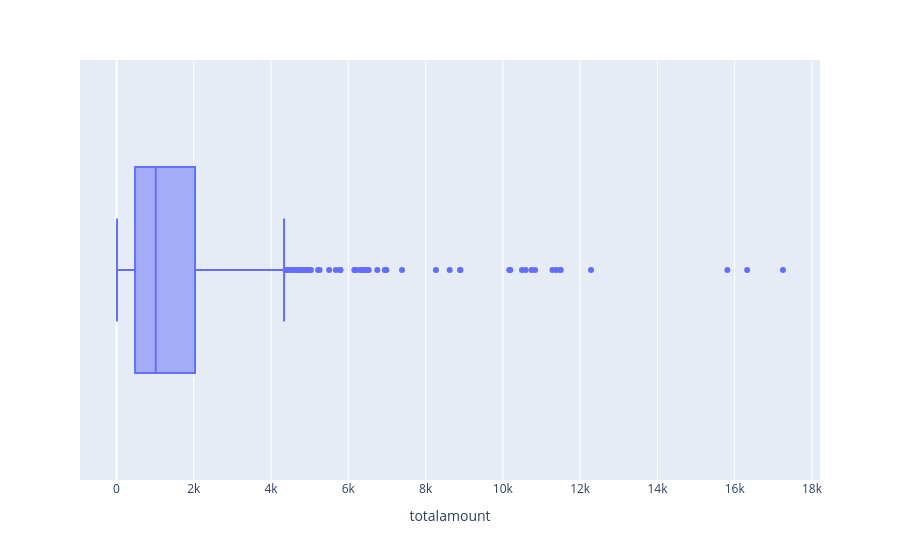

Source (notebook cell):
### Code cell
px.box(orders, x = 'totalamount')

### Figure 1 — Plotly figure (JSON) as saved in the notebook; plotly's stock layout.template omitted (floating-point values rounded to 4 significant figures; data arrays with more than 128 entries replaced by an {"elided": "..."} marker saying what was removed)
{"data": [{"alignmentgroup": "True", "hovertemplate": "totalamount=%{x}<extra></extra>", "legendgroup": "", "marker": {"color": "#636efa"}, "name": "", "notched": false, "offsetgroup": "", "orientation": "h", "showlegend": false, "type": "box", "x": {"elided": "830 float values"}, "x0": " ", "xaxis": "x", "y0": " ", "yaxis": "y"}], "layout": {"boxmode": "group", "legend": {"tracegroupgap": 0}, "margin": {"t": 60}, "xaxis": {"anchor": "y", "domain": [0, 1], "title": {"text": "totalamount"}}, "yaxis": {"anchor": "x", "domain": [0, 1]}}}
